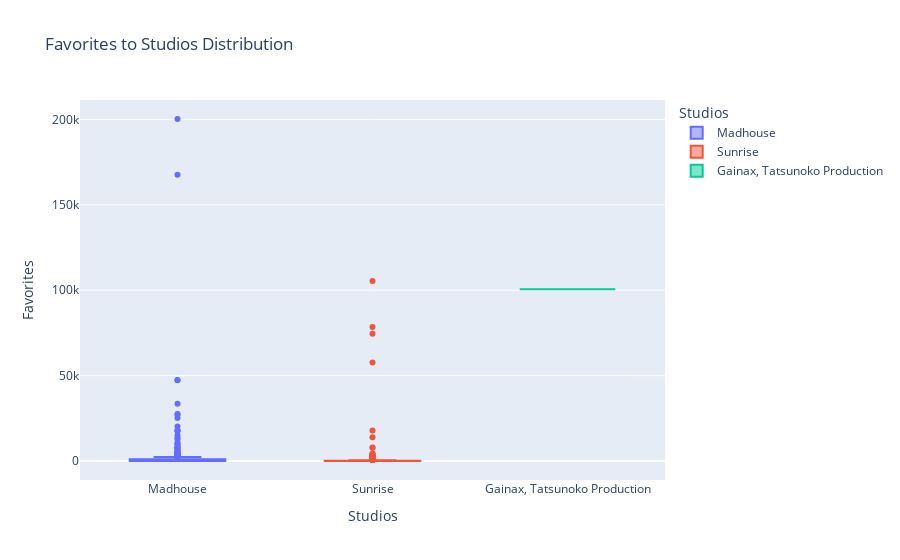

The code cell stored with this chart in its notebook:
### Code cell
# Create vertical box plot for the filtered data
fig_box = px.box(df[df['Studios'].isin(set(list(top_studios['Studios'])))], 
                 x='Studios', 
                 y='Favorites', 
                 color='Studios', 
                 title="Favorites to Studios Distribution", 
                 orientation='v',
                 custom_data=['Name'])

# Get the indices of maximum values
max_indices = df.groupby('Studios')['Favorites'].idxmax()

# Add text labels for maximum values
fig_box.update_traces(
    hovertemplate="<b>Name:</b> %{customdata[0]}<br><b>Favorites:</b> %{y}",
    selector=dict(type='box')
)

# Show the plot
fig_box.show()

### Figure 1 — Plotly figure (JSON) as saved in the notebook; plotly's stock layout.template omitted (floating-point values rounded to 4 significant figures; data arrays with more than 128 entries replaced by an {"elided": "..."} marker saying what was removed)
{"data": [{"alignmentgroup": "True", "customdata": {"elided": "228x1 str values"}, "hovertemplate": "<b>Name:</b> %{customdata[0]}<br><b>Favorites:</b> %{y}", "legendgroup": "Madhouse", "marker": {"color": "#636efa"}, "name": "Madhouse", "notched": false, "offsetgroup": "Madhouse", "orientation": "v", "showlegend": true, "type": "box", "x": {"elided": "228 str values"}, "x0": " ", "xaxis": "x", "y": {"elided": "228 int values"}, "y0": " ", "yaxis": "y"}, {"alignmentgroup": "True", "customdata": {"elided": "261x1 str values"}, "hovertemplate": "<b>Name:</b> %{customdata[0]}<br><b>Favorites:</b> %{y}", "legendgroup": "Sunrise", "marker": {"color": "#EF553B"}, "name": "Sunrise", "notched": false, "offsetgroup": "Sunrise", "orientation": "v", "showlegend": true, "type": "box", "x": {"elided": "261 str values"}, "x0": " ", "xaxis": "x", "y": {"elided": "261 int values"}, "y0": " ", "yaxis": "y"}, {"alignmentgroup": "True", "customdata": [["Neon Genesis Evangelion"]], "hovertemplate": "<b>Name:</b> %{customdata[0]}<br><b>Favorites:</b> %{y}", "legendgroup": "Gainax, Tatsunoko Production", "marker": {"color": "#00cc96"}, "name": "Gainax, Tatsunoko Production", "notched": false, "offsetgroup": "Gainax, Tatsunoko Production", "orientation": "v", "showlegend": true, "type": "box", "x": ["Gainax, Tatsunoko Production"], "x0": " ", "xaxis": "x", "y": [100638], "y0": " ", "yaxis": "y"}], "layout": {"boxmode": "overlay", "legend": {"title": {"text": "Studios"}, "tracegroupgap": 0}, "title": {"text": "Favorites to Studios Distribution"}, "xaxis": {"anchor": "y", "categoryarray": ["Madhouse", "Sunrise", "Gainax, Tatsunoko Production"], "categoryorder": "array", "domain": [0, 1], "title": {"text": "Studios"}}, "yaxis": {"anchor": "x", "domain": [0, 1], "title": {"text": "Favorites"}}}}
